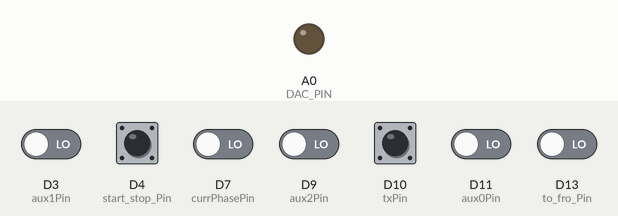
Recording of a sketch running on a simulated Arduino Zero (SAMD21). Shown: output pins drawn as LEDs (lit = HIGH). Inputs (shaded band) come from the test bench; at power-on: D10 (txPin) HIGH, D3 (aux1Pin), D4 (start_stop_Pin), D7 (currPhasePin), D9 (aux2Pin), D11 (aux0Pin), D13 (to_fro_Pin) LOW. What the sketch prints to the serial monitor is not drawn.

Above: at 0.45 s.
Timing chart, 0 to 0.6 s (numbered marks = the images above; inputs shaded):
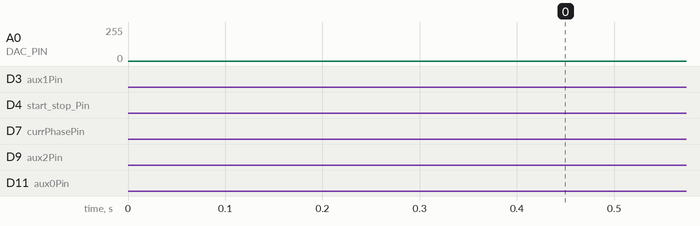

The sketch:

USSIM_Working.ino
```cpp
#define DAC_PIN A0

const int aux0Pin = 11;
const int aux1Pin = 3;
const int aux2Pin = 9;
const int txPin = 10;
const int currPhasePin = 7;
const int start_stop_Pin = 4;
const int to_fro_Pin = 13;

// Interface Vars
int aux[3] = {0,0,0};
int tx = 1;
int currPhase = 0;
int start_stop = 0;
int to_fro = 0;

// --- WAVEFORM TABLES ---
const int tableSize = 16;
const int tableSize2 = 64;
float sineTable[tableSize];
float sineTablePI[tableSize];
float output[tableSize2];
float output2[tableSize2];

float inputCheckDelta = 8.333 * pow(10,3) / PI;
int antenna_num;
float amplitudeMod[8] = {1, 0.5, 0.4, 0.3, 10, 0, 0, 0};
int prevPhase = 0;
bool current_shift = false;


int mode = 2;
float amplitude;
float phaseShift;
float period1;
float period2;
unsigned long now;
unsigned long lastInput;
int tableIndex = 0;
unsigned long lastUpdate = 0;
bool stop = false;
bool flag1 = true;
bool flag2 = false;
bool flag3 = false;
int count = 0;

void setup() {
  Serial.begin(9600);
  Serial.println("Starting...");

  pinMode(aux0Pin, INPUT);
  pinMode(aux1Pin, INPUT);
  pinMode(aux2Pin, INPUT);
  pinMode(txPin, INPUT);
  pinMode(currPhasePin, INPUT);
  pinMode(start_stop_Pin, INPUT);
  pinMode(to_fro_Pin, INPUT);

  analogWriteResolution(10);

  amplitude = 51.0;
  phaseShift = 0;
  CarrierSignal(sineTable, tableSize, amplitude, phaseShift);
  phaseShift = PI;
  CarrierSignal(sineTablePI, tableSize, amplitude, phaseShift);
  ScanningBeam(output, tableSize2, true);   // TO scan
  ScanningBeam(output2, tableSize2, false); // FRO scan
}

void loop() {
  now = micros();
  period1 = (64) / tableSize;
  period2 = (6 * 1000) / tableSize2;

  if((int)(now - lastInput) >= 40){
    prevPhase = currPhase;
    lastInput = now;
    currPhase = digitalRead(currPhasePin);
    if(currPhase != prevPhase) {
      current_shift = !current_shift;
    }
    antenna_num = convert_to_int(aux);
    tx = digitalRead(txPin);
    start_stop = digitalRead(start_stop_Pin);
    to_fro = digitalRead(to_fro_Pin);
    aux[0] = digitalRead(aux0Pin);
    aux[1] = digitalRead(aux1Pin);
    aux[2] = digitalRead(aux2Pin);

  }

  if(!tx) {
    analogWrite(DAC_PIN, 511);
  }

  if ((now - lastUpdate >= period1) && (!start_stop) && (!to_fro) && (tx)) {
    lastUpdate = now;
    int value;
    if (!currPhase) {
      value = (int)(amplitudeMod[antenna_num]*sineTable[tableIndex]);
      // amplitudeMod[antenna_num]
    } else {
      value = (int)(amplitudeMod[antenna_num]*sineTablePI[tableIndex]);
    }
    analogWrite(DAC_PIN, value);
    tableIndex = (tableIndex + 1);
    if (tableIndex >= tableSize) {
      tableIndex = 0;
    }
  }
  if ((now - lastUpdate >= period2) && (start_stop) && (tx)) {
    lastUpdate = now;
    int value;
    if (to_fro) {
      value = (int)(output[tableIndex]);
    } else {
      value = (int)(output2[tableIndex]);
    }
    analogWrite(DAC_PIN, value);
    tableIndex = (tableIndex + 1);
    if (tableIndex >= tableSize2) {
      tableIndex = 0;
    }
  }
}

void CarrierSignal(float* table, int size, float amp, float phaseShift) {
  for (int i = 0; i < size; i++) {
    table[i] = (amp * (sin(2 * PI * i / size + phaseShift) + 1)) + 460;
  }
}

float sinc(float x) {
  if (x == 0.0) return 1.0;
  return sin(PI * x) / (PI * x);
}

void ScanningBeam(float* output, int size, float toFro) {
  float thetaMin = -62.0;
  float thetaMax = 62.0;
  float thetaR = -10;
  float bandWidth = 2;
  float t_us, t_s, theta, envelope, carrier, modulated, combined;
    switch (mode) {
    case 0:  // Azimuth
      thetaMin = -62.0;
      thetaMax = 62.0;
      thetaR = 12;
      bandWidth = 2;
      break;
    case 1:  // Elevation
      thetaMin = -1.5;
      thetaMax = 29.5;
      thetaR= 3;
      bandWidth = 1.5;
      break;
    case 2:  // BAZ
      thetaMin = -42.0;
      thetaMax = 42.0;
      thetaR = 12;
      bandWidth = 2;
      break;
  }
  for (int i = 0; i < size; i++) {
    t_us = (float)i * 500 / size;
    t_s = t_us * 1e-6;
    if (toFro) {
      theta = thetaMin + ((thetaMax - thetaMin) * i) / (size - 1);
      envelope = sinc((thetaR - theta) / bandWidth);
    } else {
      theta = thetaMax - ((thetaMax - thetaMin) * i) / (size - 1);
      envelope = sinc((((thetaR)) - theta) / bandWidth);
    }
    carrier = sin(2.0 * PI * 75000 * t_s);
    modulated = envelope * carrier;
    combined = 2*(2*modulated + 10*envelope + (-5*envelope)); // All in one
    output[i] = constrain((uint16_t)(511 + combined * 511), 0, 1023);
  }
}

int convert_to_int(int* array) {
  int intValue = 0;
  for (int i = 0; i < 3; i++) {
    intValue += array[i] * pow(2, 2 - i);
  }
  return intValue;
}
```
